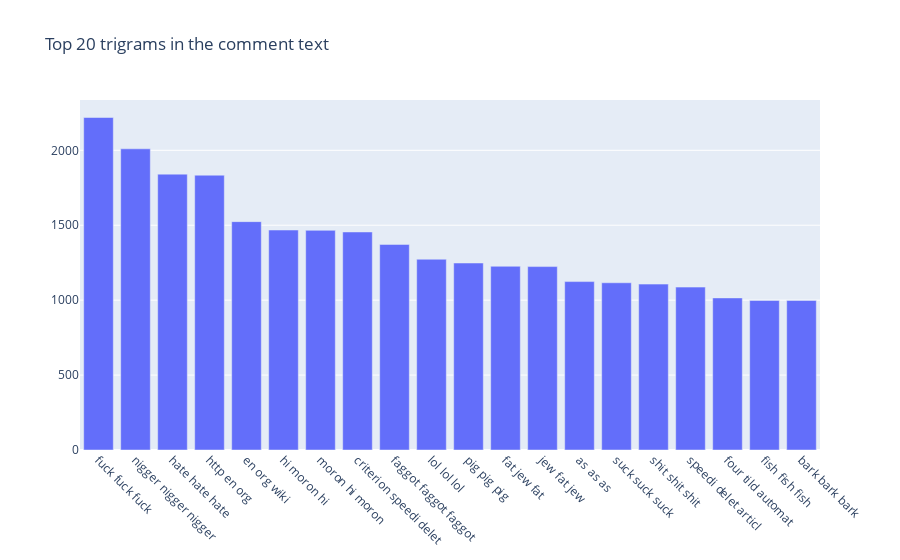

The notebook cell saved with this chart:
### Code cell
#trigram
def get_top_n_trigram(corpus, n=None):
    vec = CountVectorizer(ngram_range=(3, 3)).fit(corpus)
    bag_of_words = vec.transform(corpus)
    sum_words = bag_of_words.sum(axis=0) 
    words_freq = [(word, sum_words[0, idx]) for word, idx in vec.vocabulary_.items()]
    words_freq =sorted(words_freq, key = lambda x: x[1], reverse=True)
    return words_freq[:n]
common_words = get_top_n_trigram(df_train['comment_text'], 20)
df4 = pd.DataFrame(common_words, columns = ['trigram' , 'count'])

fig = go.Figure([go.Bar(x=df4['trigram'], y=df4['count'])])
fig.update_layout(title=go.layout.Title(text="Top 20 trigrams in the comment text"))
fig.update_xaxes(tickangle=45)
fig.show()

### Figure 1 — Plotly figure (JSON) as saved in the notebook; plotly's stock layout.template omitted (floating-point values rounded to 4 significant figures)
{"data": [{"type": "bar", "x": ["fuck fuck fuck", "nigger nigger nigger", "hate hate hate", "http en org", "en org wiki", "hi moron hi", "moron hi moron", "criterion speedi delet", "faggot faggot faggot", "lol lol lol", "pig pig pig", "fat jew fat", "jew fat jew", "as as as", "suck suck suck", "shit shit shit", "speedi delet articl", "four tild automat", "fish fish fish", "bark bark bark"], "y": [2219, 2010, 1841, 1834, 1524, 1468, 1466, 1455, 1372, 1273, 1248, 1226, 1224, 1124, 1116, 1107, 1087, 1015, 998, 998]}], "layout": {"title": {"text": "Top 20 trigrams in the comment text"}, "xaxis": {"tickangle": 45}}}
